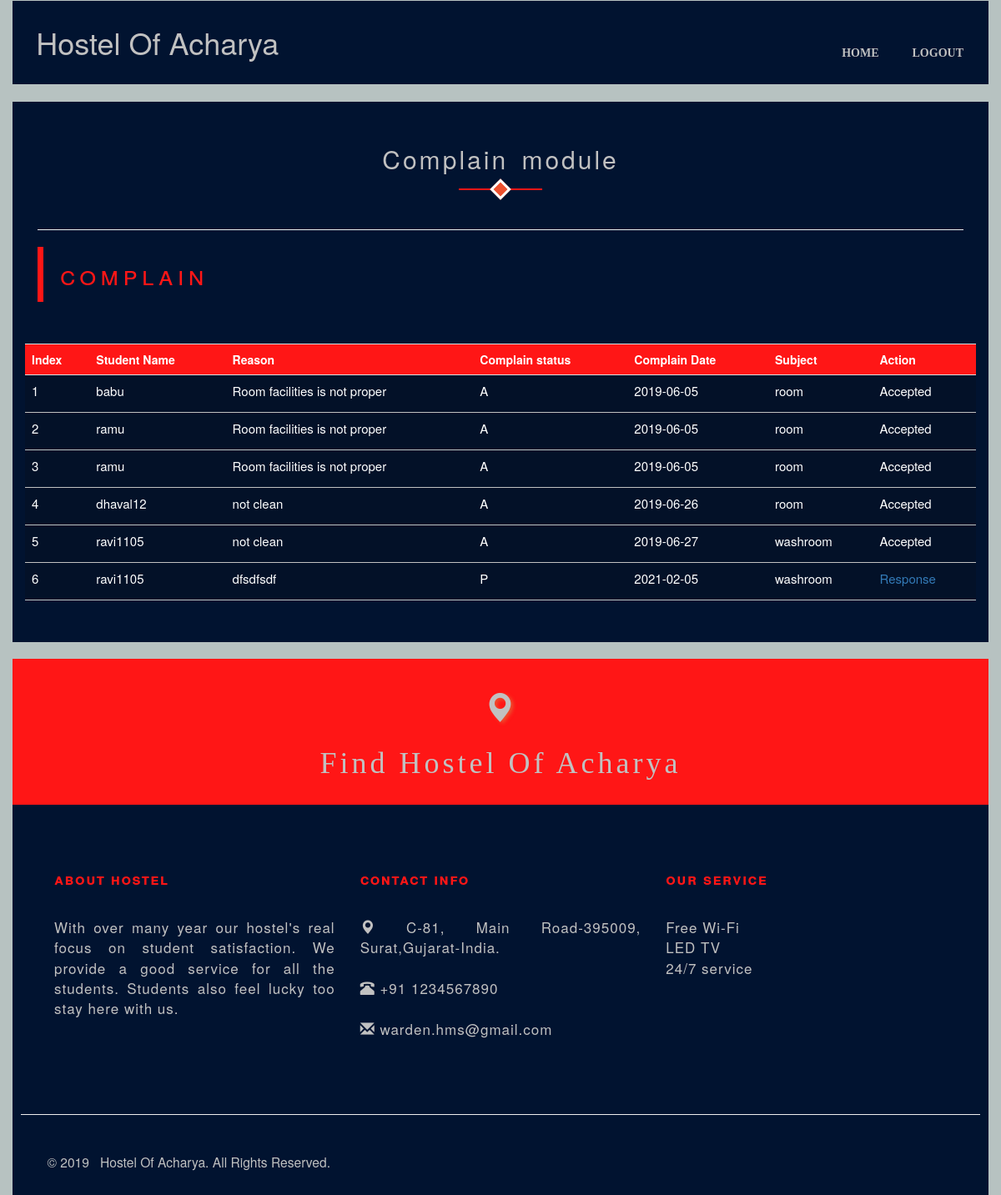
The page /warden/ViewComplain.php (signed in) on the database its author committed.
### tables this page shows
CREATE TABLE `complain` (
  `ComplainID` int(11) NOT NULL,
  `username` varchar(255) NOT NULL,
  `Reason` varchar(120) NOT NULL,
  `ComplainStatus` char(1) NOT NULL,
  `ComplainDate` date NOT NULL,
  `usertype` char(1) DEFAULT NULL,
  `subject` varchar(40) NOT NULL,
  `Action` varchar(5000) DEFAULT NULL
);

### warden/ViewComplain.php (the view, shortened to what this page needs)
<!DOCTYPE html>
<html>
    <head>
        <link href="bootstrap/css/bootstrap.min.css" rel="stylesheet">
        <link rel="stylesheet" href="fonts/font-awesome.min.css">
		<link rel="stylesheet" href="css/sweetalert.css">
        <link rel="stylesheet" href="css/animate.min.css" />
        <link  type="text/css" href="css/main.css" rel="stylesheet"/>
		<link rel="stylesheet" href="css/sweetalert.css">
        <link  type="text/css" href="css/main.css" rel="stylesheet"/>
    </head>
    <body class="main_body">
		<div class="section_navigation animated fadeInDown wow">
                <nav class="navbar">
                    <div class="container navigation_block">
                        <div class="row">
                            <div class="col-xs-4">
                                <div>
                                    <h1 style="padding-left:5%;">Hostel Of Acharya</h1>
                                </div>
                            </div>
                            <div class="col-xs-8">
                                <br/>
                                <div class="collapse navbar-collapse navigation_style" id="headlink">
                                    <ul class="nav navbar-nav navbar-right navigation" >
                                        <li><a href="WardenHome.php" style="color:#c1c1c1;">Home</a></li>
                                        <li><a href="../logout.php" style="color:#c1c1c1;">Logout</a></li>
                                    </ul>
                                </div>
                            </div>
                        </div>
                    </div>
                </nav>
            </div>
        <div class="container apply_leave_block">
            <div>
                <h2 class="heading_underline_effect_a heading_underline_effect1 text-center" style="color:#c1c1c1;">Complain module</h2><hr/>
                <div class="tab-content">
                    <div class="">
                        <div class="profile_block_heading">
                            <span>Complain</span>
                        </div>
                        <div class="row">
<?php
								$con=  mysqli_connect('localhost','root','','hms');
								$query="select * from complain ";
								echo "<table class='table wow flipInX' data-wow-delay='0.6s' style='color:white;'>";
								echo "<tr style='background-color:#ff1616;'><th>Index</th><th>Student Name</th><th>Reason</th><th>Complain status</th><th>Complain Date</th><th>Subject</th><th>Action</th></tr>";
								$i=0;
							if($result= $con->query($query))
							{
								while($row = $result->fetch_assoc())
								{
									$i++;
									echo "<tr><td>".$i."</td><td>".$row["username"]."</td><td>".$row["Reason"]."</td><td>".$row["ComplainStatus"]."</td><td>".$row["ComplainDate"]."</td><td>".$row["subject"]."</td>";
									$cid=$row["ComplainID"];
									if($row["ComplainStatus"]=="P")
									{
									 echo "<td><a href='ViewComplain.php?cid=".$cid."&cre=Accepted' id='$i' value='".$cid."'>Response</a></td>";
									}
									else if($row["ComplainStatus"]=="A")
									{
									 echo "<td>".$row["Action"]."</td>";
									}
									else{echo "<td>-</td>";}
									echo "</tr>";
								}
							}
							?>
								</table>
                        </div>
                    </div>
                </div>
            </div>
        </div>
		<div class="container link_to_amara_map" style="background-color:#ff1616;">
                <h1 class="glyphicon glyphicon-map-marker wow bounceInRight" data-wow-delay="0.8s" style="color:#c1c1c1;"></h1>
                <h1 class="wow bounceInLeft find_me" data-wow-delay="1s" style="color:#c1c1c1;">Find Hostel Of Acharya</h1>
            </div>
		<div class="container section_footer">
                <div class="row text-justify">
                    <div class="col-md-4 col-xs-12 animated fadeInDown wow" data-wow-delay="0.2s">
                        <h5 style="color:#ff1616;">About Hostel</h5>
                        <p style="color:#c1c1c1;">With over many year our hostel's real focus on student satisfaction. We provide a good service for all the students. Students also feel lucky too stay here with us.</p>
                    </div>
                    <div class="col-md-4 col-xs-12 animated fadeInDown wow" data-wow-delay="0.4s">
                        <h5 style="color:#ff1616;">Contact Info</h5>
                        <span style="color:#c1c1c1;"><i class="glyphicon glyphicon-map-marker"></i> C-81, Main Road-395009, Surat,Gujarat-India. </span><br/><br/>
                        <span style="color:#c1c1c1;"><i class="glyphicon glyphicon-phone-alt"></i> +91 1234567890</span><br/><br/>
                        <span style="color:#c1c1c1;"><i class="glyphicon glyphicon-envelope"></i> warden.hms@gmail.com</span>
                    </div>
                    <div class="col-md-4 col-xs-12 animated fadeInDown wow" data-wow-delay="0.6s">
                        <h5 style="color:#ff1616;">Our Service</h5>
                        <ul class="nav text-left">
                            <li style="color:#c1c1c1;">Free Wi-Fi</li>
                            <li style="color:#c1c1c1;">LED TV</li>
                            <li style="color:#c1c1c1;">24/7 service</li>
                        </ul>
                    </div>
                </div>
            </div>
		<div class="container footer_Links "><hr/>
                <div>
                    <div class="col-md-3 text-center wow fadeInLeft" data-wow-delay="0.3s" style="width:35%">
                        <h3><small class="block" style="color:#c1c1c1;">&copy; 2019 &nbsp; Hostel Of Acharya. All Rights Reserved.</small></h3>
                    </div>
                </div>
            </div>
        </body>
</html>

### warden/css/main.css (style rules this page uses)
.container { //border-radius: 10px; //box-shadow: 5px 5px 5px #ED502E; //border: 2px solid gray; }
body { height: 100%; }
.navigation_block { color: #c1c1c1; background: #011330; transition: 1s; padding: 10px; }
.navigation_style ul li { padding: 5px; display: inline; }
.navigation_style ul li a { text-decoration: none; color: white; font-weight: 600; font-variant: all-petite-caps; font-size: 20px; font-family: 'Century Gothic'; text-align: center; transition: 1s; }
.navigation_style ul li a:after { position: absolute; bottom: 25px; left: 0; right: 0; content: ''; width: 40%; height: 3px; margin: -0px auto; transition: 0.5s; }
.section_footer { padding: 50px; background: #011330; transition: 1s; }
.section_footer h5 { font-weight: 600; font-size: 18px; padding: 20px 0px 25px 0px; letter-spacing: 1.5px; font-variant: all-petite-caps; }
.section_footer { font-size: 17px; letter-spacing: 1px; }
.link_to_amara_map { background: white; //background: url('../gif/source.gif'); text-align: center; padding: 20px; //height: 250px; background-repeat: no-repeat; //opacity: 0.7; //color: white; background-size: cover; letter-spacing: 4px; font-family: "century gothic"; margin-top: 20px; }
.link_to_amara_map .glyphicon { color: red; text-shadow: 3px 2px 4px #ED502E; }
.link_to_amara_map .find_me { //text-shadow: 1px 1px 10px #333333; //background: #10dc60; }
.footer_Links { background: #011330; padding: 20px 10px 20px 10px; }
.footer_Links div div h3 small { color: white; }
.main_body { background-color: #b7c2c1; }
.apply_leave_block { background-color: #011330; padding: 30px; }
.heading_underline_effect_a { margin-bottom: 50px; letter-spacing: 3px; word-spacing: 5px; color: #ff1616; transition: 0.5s; }
.heading_underline_effect_a:before { content: ""; display: table; width: 9%; height: 2px; background-color: #ff1616; margin: 0 auto; position: relative; top: 54px; position: relative; transition: 0.5s; }
.heading_underline_effect_a:after { content: ""; display: table; width: 18px; height: 18px; transition: 0.5s; transform: rotate(45deg); //background-color: #ED502E; border: 3px solid white; background-color: #ED502E; margin: 0 auto; position: relative; top: 11px; }
.profile_block_heading { text-align: left; border-left: 7px solid #ff1616; padding: 10px 0px 10px 20px; font-size: xx-large; letter-spacing: 5px; word-spacing: 3px; font-weight: 500; color: #ff1616; font-variant: all-petite-caps; margin-bottom: 50px; }
.profile_block_heading:after { content: ""; display: table; width: 0%; //height: 15px; //transform: rotate(45deg); //background-color: #ED502E; //border: 2px solid #c1c1c1; background-color: #e7f3f5; margin: 0 auto; margin-left: 0; text-align: left; position: relative; //top: 12px; }
.profile_block_table th,td { border-bottom: 1px solid #c1c1c1; //padding: 10px; background: rgba(10, 10, 10, 0.2); height: 45px; font-size: 15px; }

### rows shown on the page
complain: username "babu", Reason "Room facilities is not proper", ComplainStatus "A", ComplainDate "2019-06-05", subject "room", Action "Accepted"
complain: username "ramu", Reason "Room facilities is not proper", ComplainStatus "A", ComplainDate "2019-06-05", subject "room", Action "Accepted"
complain: username "ramu", Reason "Room facilities is not proper", ComplainStatus "A", ComplainDate "2019-06-05", subject "room", Action "Accepted"
complain: username "dhaval12", Reason "not clean", ComplainStatus "A", ComplainDate "2019-06-26", subject "room", Action "Accepted"
complain: username "ravi1105", Reason "not clean", ComplainStatus "A", ComplainDate "2019-06-27", subject "washroom", Action "Accepted"
complain: username "ravi1105", Reason "dfsdfsdf", ComplainStatus "P", ComplainDate "2021-02-05", subject "washroom", $cid 24 (drawn)
